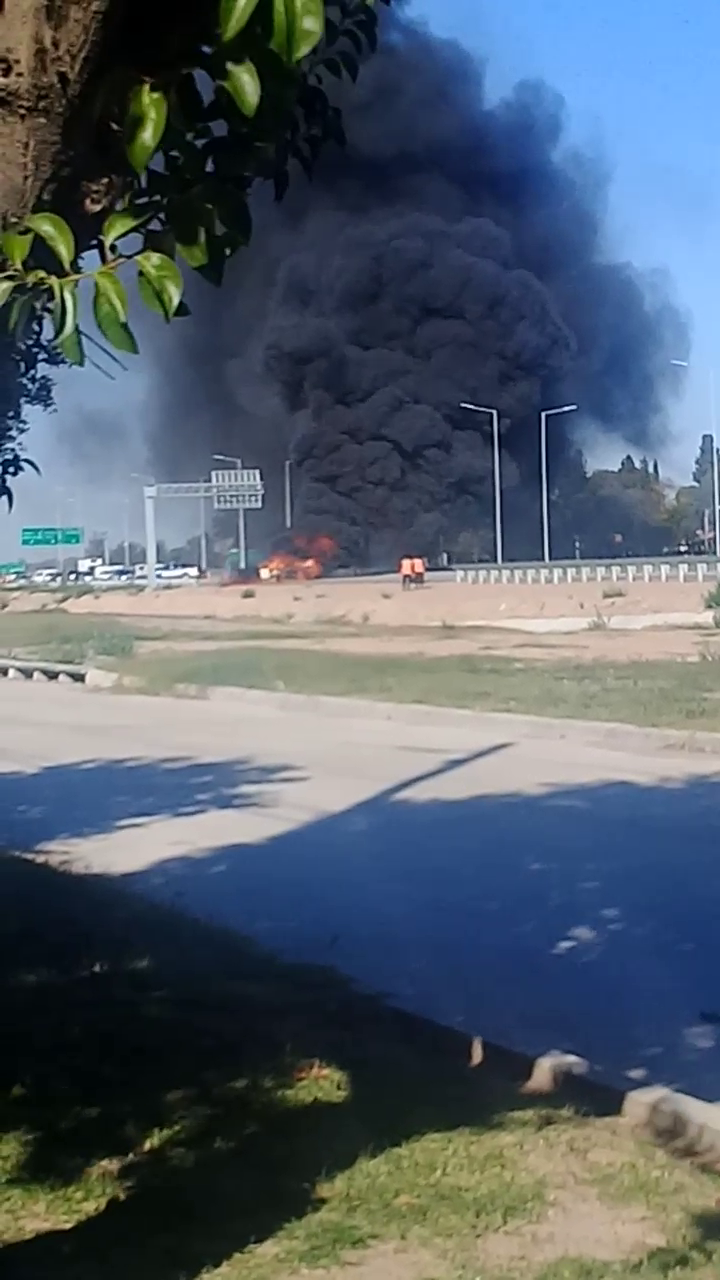
#> input picture frame 17 of VIDEO1.mp4, 720 x 1280 px
$ python practico3.py
#> lines starting #> are read from the running program, lines starting #| are printed output that depends on the picture
#! /usr/bin/env python
# -*- coding: utf-8 -*-
import sys
import cv2

cap = cv2.VideoCapture('VIDEO1.mp4')
while cap.isOpened():
    ret, frame = cap.read()
#> frame is the input picture: shape (1280, 720, 3); mean B, G, R 107.4, 95.2, 83.7
    gray = cv2.cvtColor(frame , cv2.COLOR_BGR2GRAY)
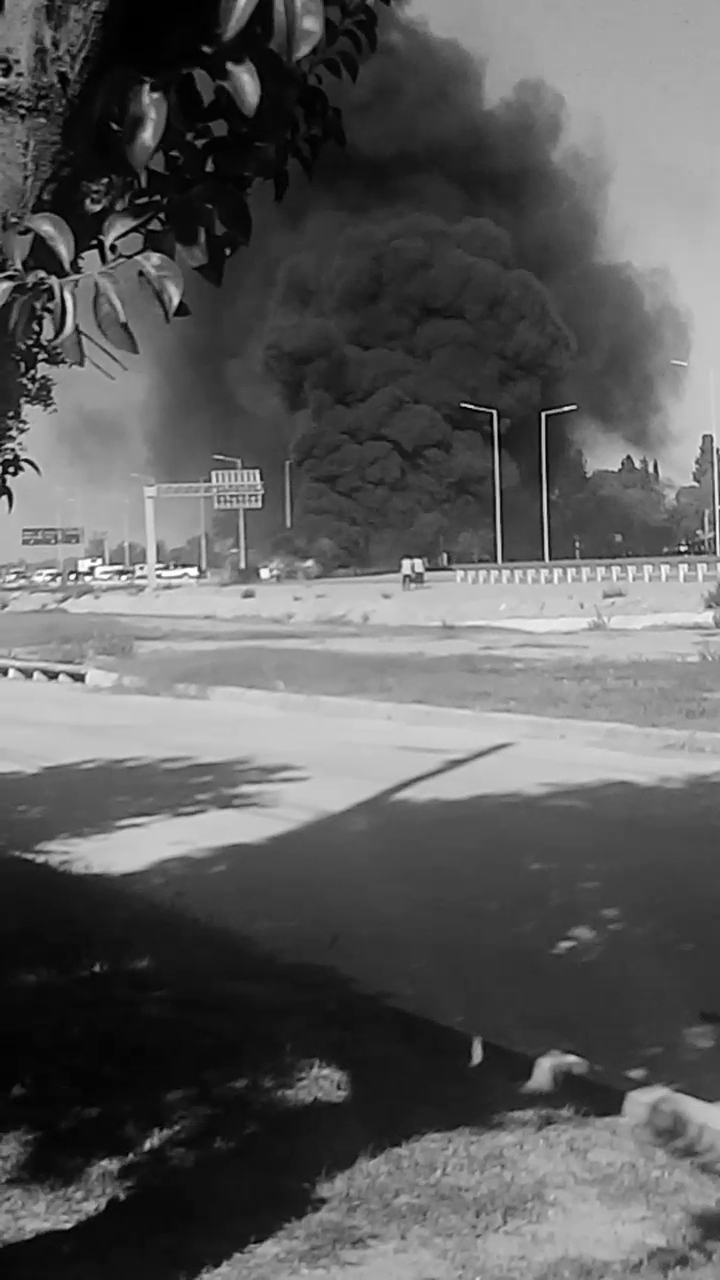
#> gray: shape (1280, 720); min 0, max 255, mean 93.1
    cv2.imshow('frame', gray)
    if (cv2.waitKey(int(cap.get(cv2.CAP_PROP_FPS))) & 0xFF) == ord('q'):
#> (key q is pressed here)
        break
cap.release()
cv2.destroyAllWindows()

##usamos int(cap.get(cv2.CAP_PROP_FPS)) para pasarle los fps en numeros enteros

$ run again, starting later in the video
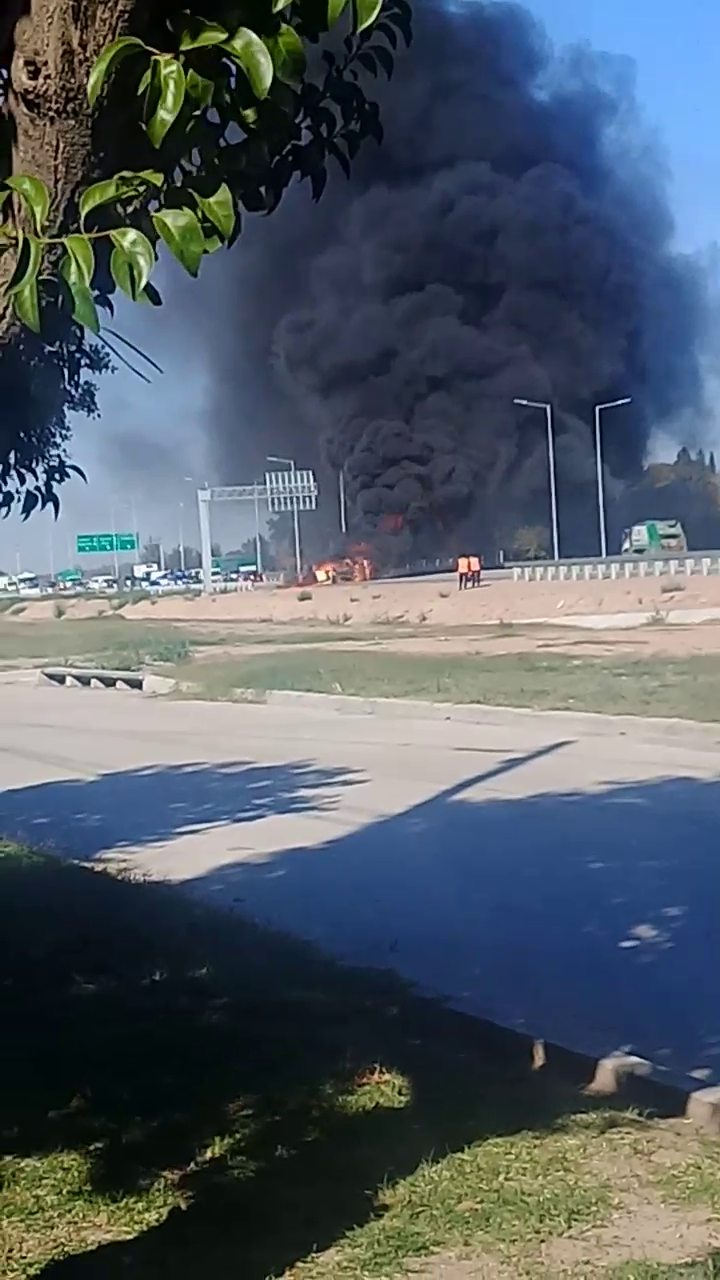
#> input picture frame 76 of VIDEO1.mp4, 720 x 1280 px
#> frame is the input picture: shape (1280, 720, 3); mean B, G, R 101.7, 92.1, 82
#> `gray = cv2.cvtColor(frame , cv2.COLOR_BGR2GRAY)`:
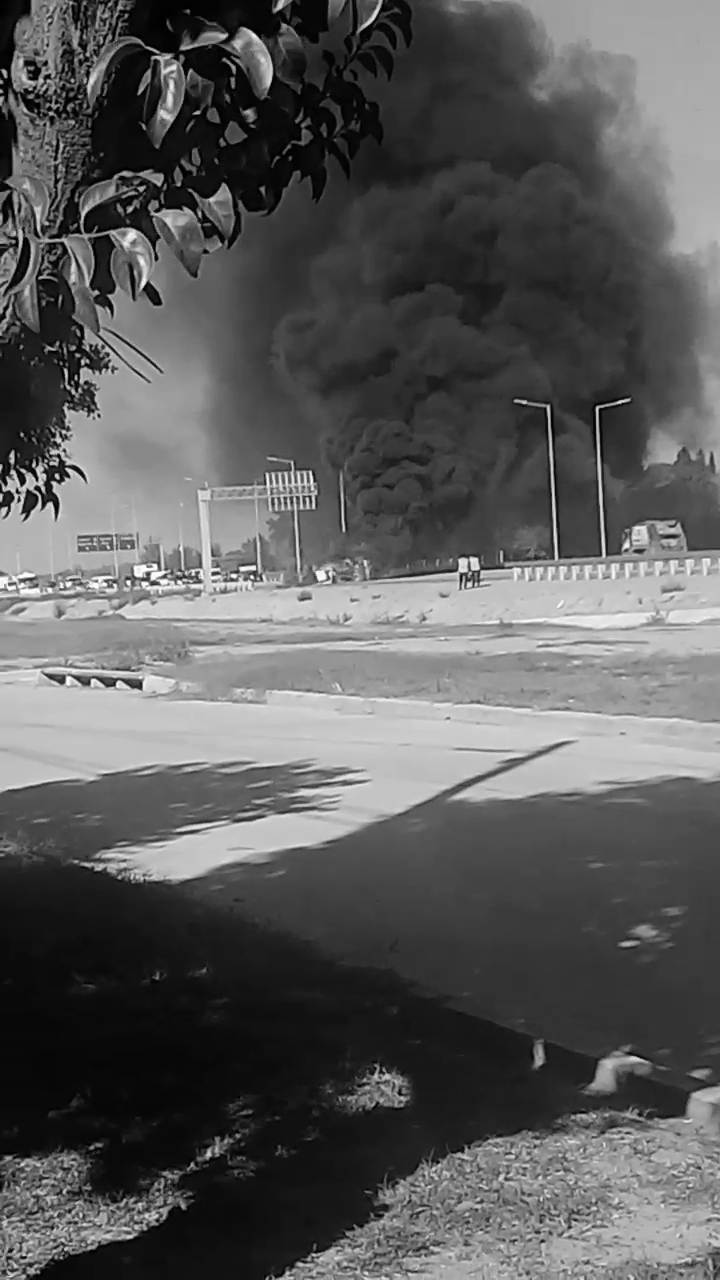
#> gray: shape (1280, 720); min 0, max 255, mean 90.1

$ run again, starting later in the video
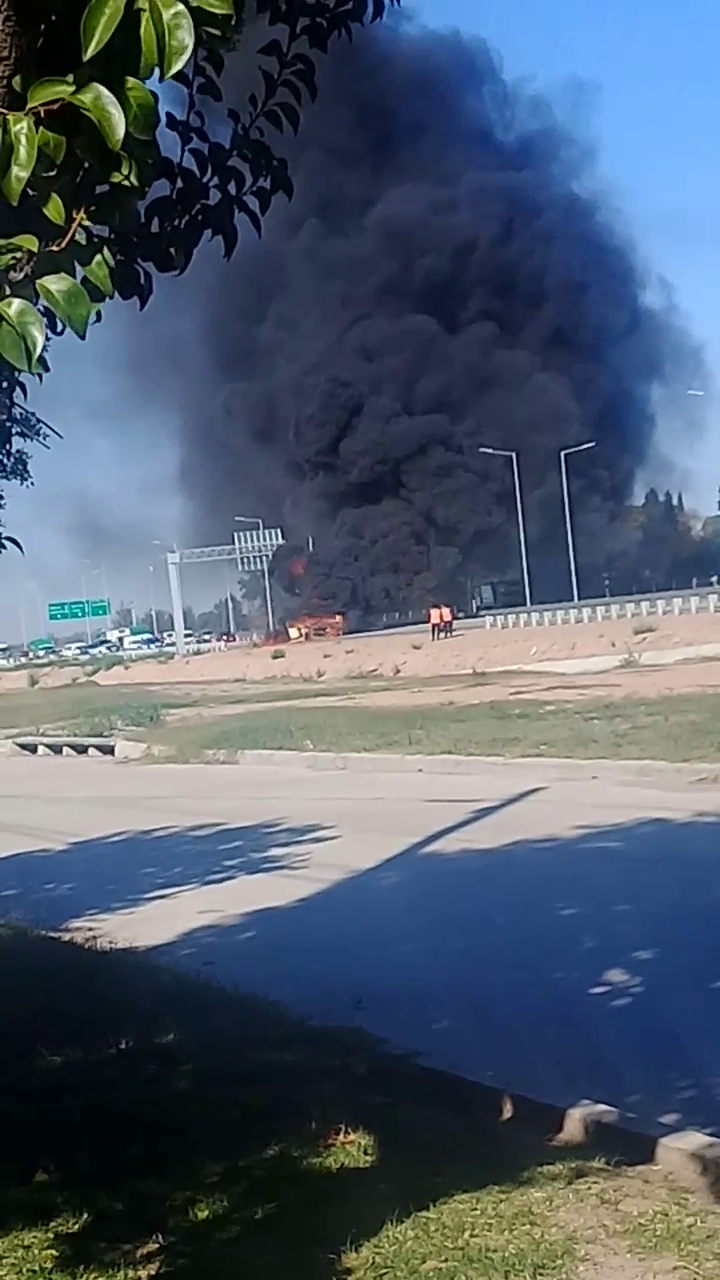
#> input picture frame 136 of VIDEO1.mp4, 720 x 1280 px
#> frame is the input picture: shape (1280, 720, 3); mean B, G, R 109.4, 92.9, 80.2
#> `gray = cv2.cvtColor(frame , cv2.COLOR_BGR2GRAY)`:
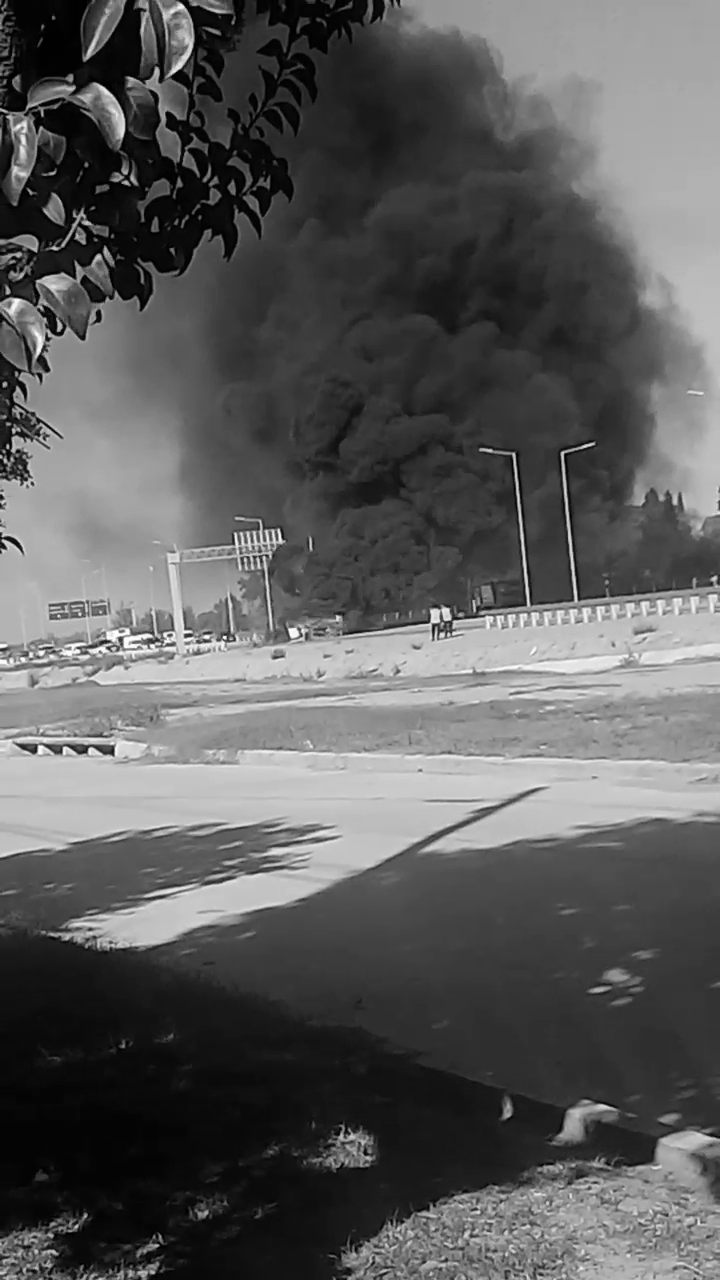
#> gray: shape (1280, 720); min 0, max 255, mean 90.9
